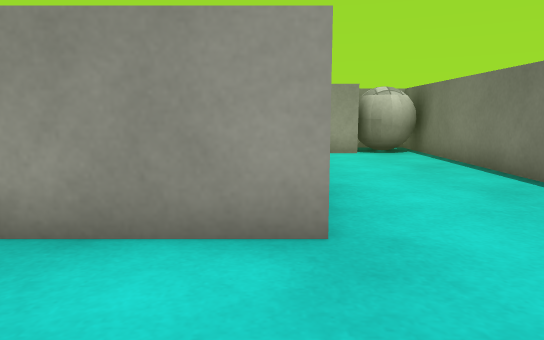
view 1 (above)

17 first-person views from a walk through a Unity game level. The camera is 0.55 m above the floor, tilts 8° down and sees 70° across. The floor is counted in squares, 0.5 m on a side. Each view is taken from the middle of a square. On the plan, view 1 faces up. The plan holds only what a view shows up to about 14 squares ahead; the rest is blank. The place goes on beyond the plan. Surface patterns are stand-ins for the level's own textures.

view 2
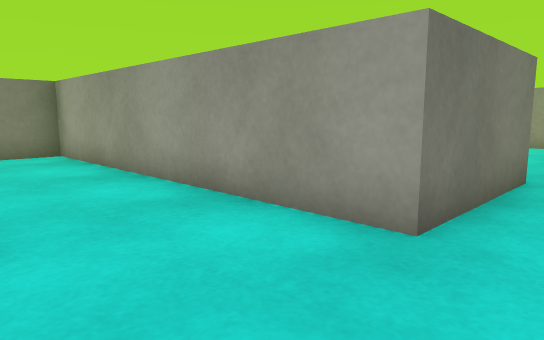

view 3
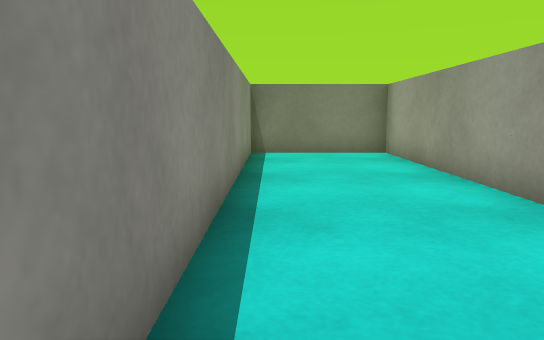

view 4
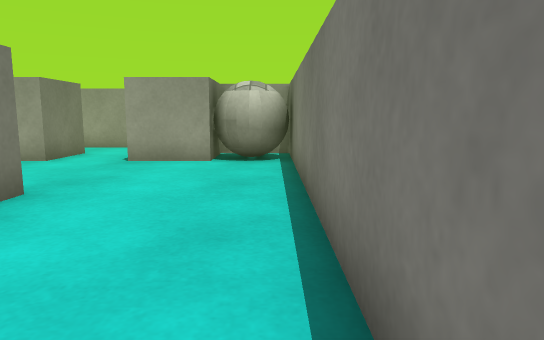

view 5
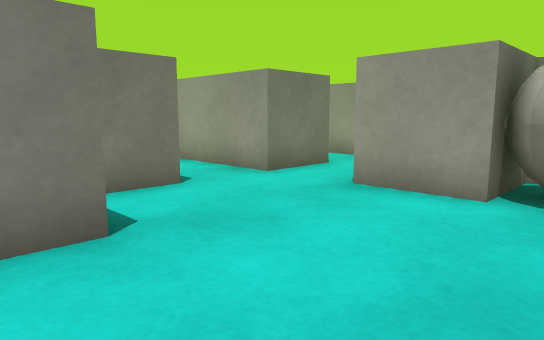

view 6
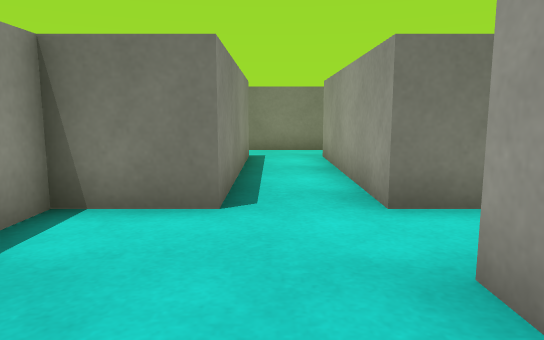

view 7
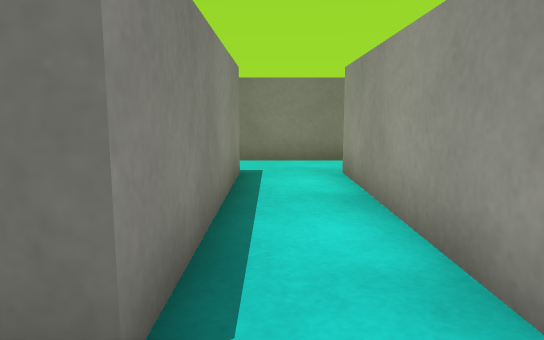

view 8
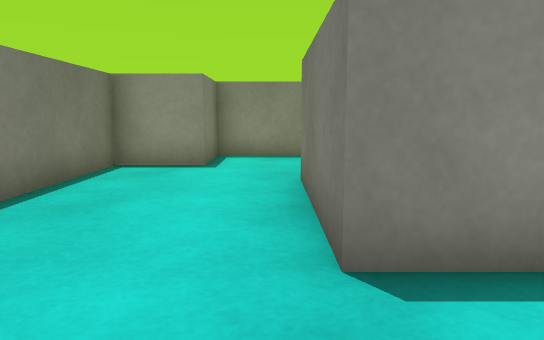

view 9
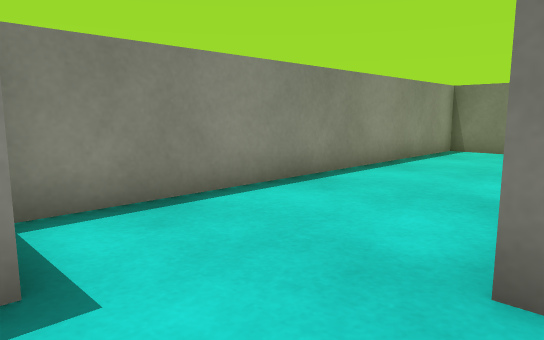

view 10
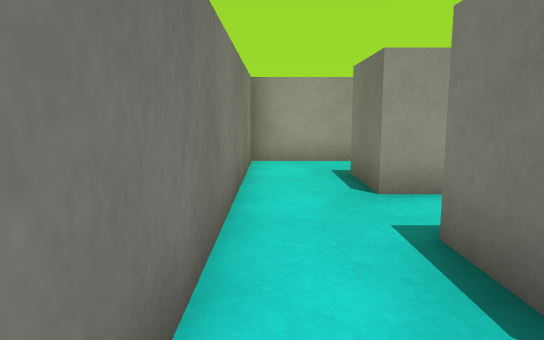

view 11
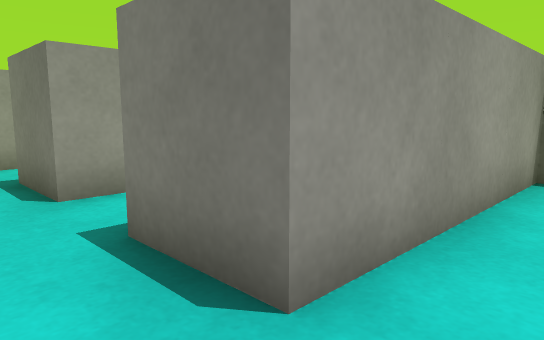

view 12
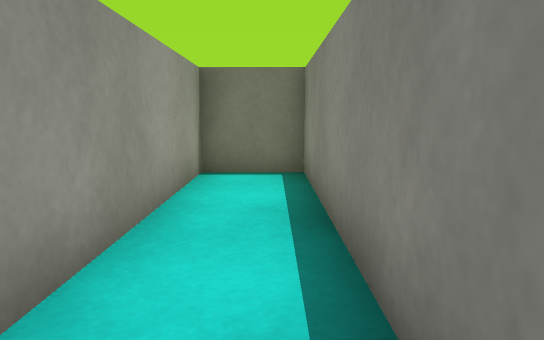

view 13
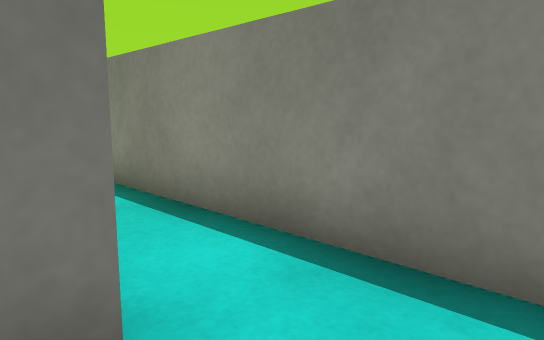

view 14
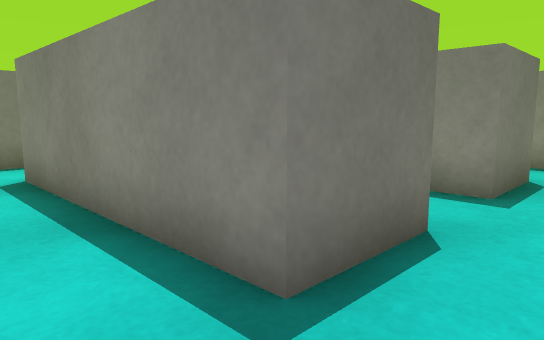

view 15
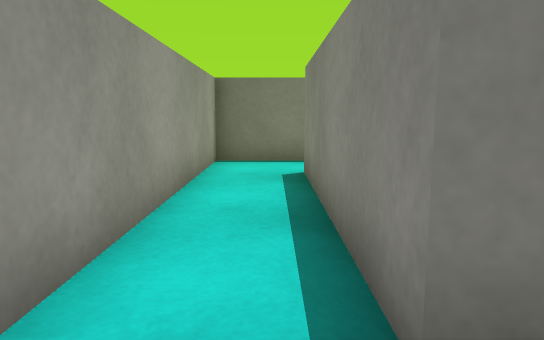

view 16
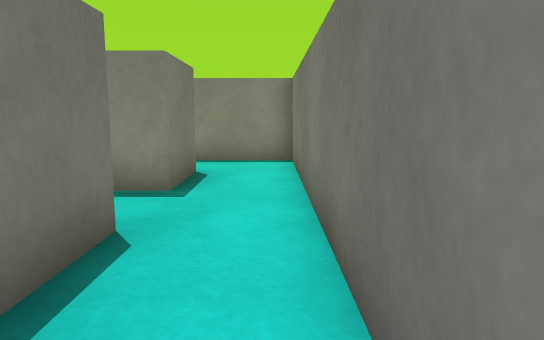

view 17
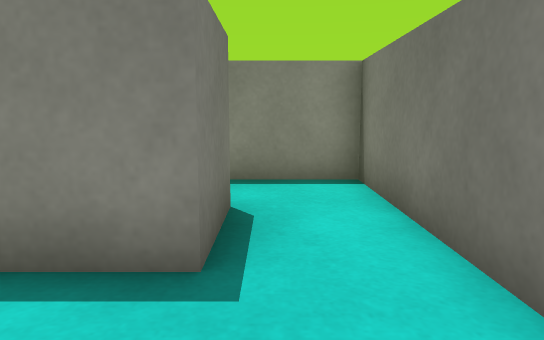

### Floor plan
Ten units are one square. View 1 is at (0, 0); x grows to the right and y downward. Boxes are objects, and circles mark ways between rooms. Rooms are numbered by the first view taken in them; rooms with no view inside come last. Other rooms are left out.
<svg viewBox="-100 -159 150 170">
<path fill="none" stroke="#000" d="M-15 -134 -15 -114 -75 -114 -75 -134M25 -132 25 -114 5 -114M-75 -94 -15 -94 -15 -74 5 -74 5 -34 -95 -34 -95 6 25 6 25 -14 45 -14 45 -132M-95 -134 -95 -94M-95 -94 -95 -54 -15 -54 -15 -74 -75 -74 -75 -94M-75 -134 -15 -134M5 -129 5 -154 -95 -154 -95 -134"/>
<rect x="25" y="-135" width="20" height="30" fill="#bbb"><title>ball</title></rect>
<circle cx="-85" cy="-85" r="3" fill="#2a7"/>
<circle cx="-5" cy="-125" r="3" fill="#2a7"/>
<circle cx="-85" cy="-125" r="3" fill="#2a7"/>
<text x="-10" y="-80">1</text>
<text x="-60" y="-70">2</text>
<text x="-50" y="-150">3</text>
</svg>
Room 1 opens to room 2. Room 1 opens to room 3.

Where each view was taken, in squares from view 1:
view 1: 0 up, 0 right, facing up
view 2: 0 up, 2 right, facing up-left
view 3: 0 up, 2 right, facing left
view 4: 2 up, 4 right, facing up
view 5: 6 up, 4 right, facing up-left
view 6: 10 up, 3 right, facing left
view 7: 10 up, 0 right, facing left
view 8: 10 up, 1 right, facing down
view 9: 4 up, 3 right, facing down-left
view 10: 6 up, 9 left, facing up
view 11: 6 up, 9 left, facing up-right
view 12: 6 up, 9 left, facing right
view 13: 8 up, 9 left, facing down-right
view 14: 15 up, 9 left, facing down-right
view 15: 14 up, 9 left, facing right
view 16: 15 up, 9 left, facing down
view 17: 12 up, 8 left, facing down
